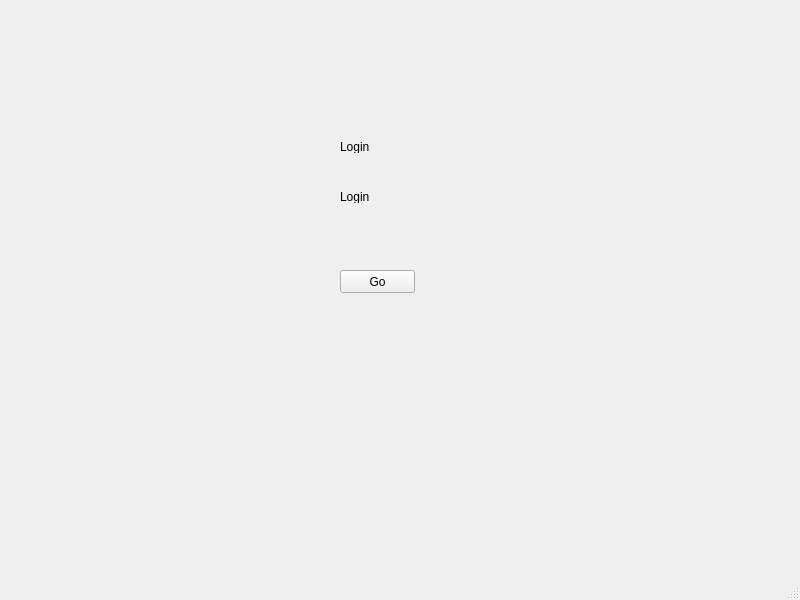
<?xml version="1.0" encoding="UTF-8"?>
<ui version="4.0">
 <class>MainWindow</class>
 <widget class="QMainWindow" name="MainWindow">
  <property name="geometry">
   <rect>
    <x>0</x>
    <y>0</y>
    <width>800</width>
    <height>600</height>
   </rect>
  </property>
  <property name="windowTitle">
   <string>MainWindow</string>
  </property>
  <widget class="QWidget" name="centralwidget">
   <widget class="QLabel" name="label">
    <property name="geometry">
     <rect>
      <x>340</x>
      <y>140</y>
      <width>47</width>
      <height>13</height>
     </rect>
    </property>
    <property name="text">
     <string>Login</string>
    </property>
   </widget>
   <widget class="QLabel" name="label_2">
    <property name="geometry">
     <rect>
      <x>340</x>
      <y>190</y>
      <width>47</width>
      <height>13</height>
     </rect>
    </property>
    <property name="text">
     <string>Login</string>
    </property>
   </widget>
   <widget class="QPushButton" name="pushButton">
    <property name="geometry">
     <rect>
      <x>340</x>
      <y>270</y>
      <width>75</width>
      <height>23</height>
     </rect>
    </property>
    <property name="text">
     <string>Go</string>
    </property>
   </widget>
  </widget>
  <widget class="QMenuBar" name="menubar">
   <property name="geometry">
    <rect>
     <x>0</x>
     <y>0</y>
     <width>800</width>
     <height>21</height>
    </rect>
   </property>
  </widget>
  <widget class="QStatusBar" name="statusbar"/>
 </widget>
 <resources/>
 <connections/>
</ui>
